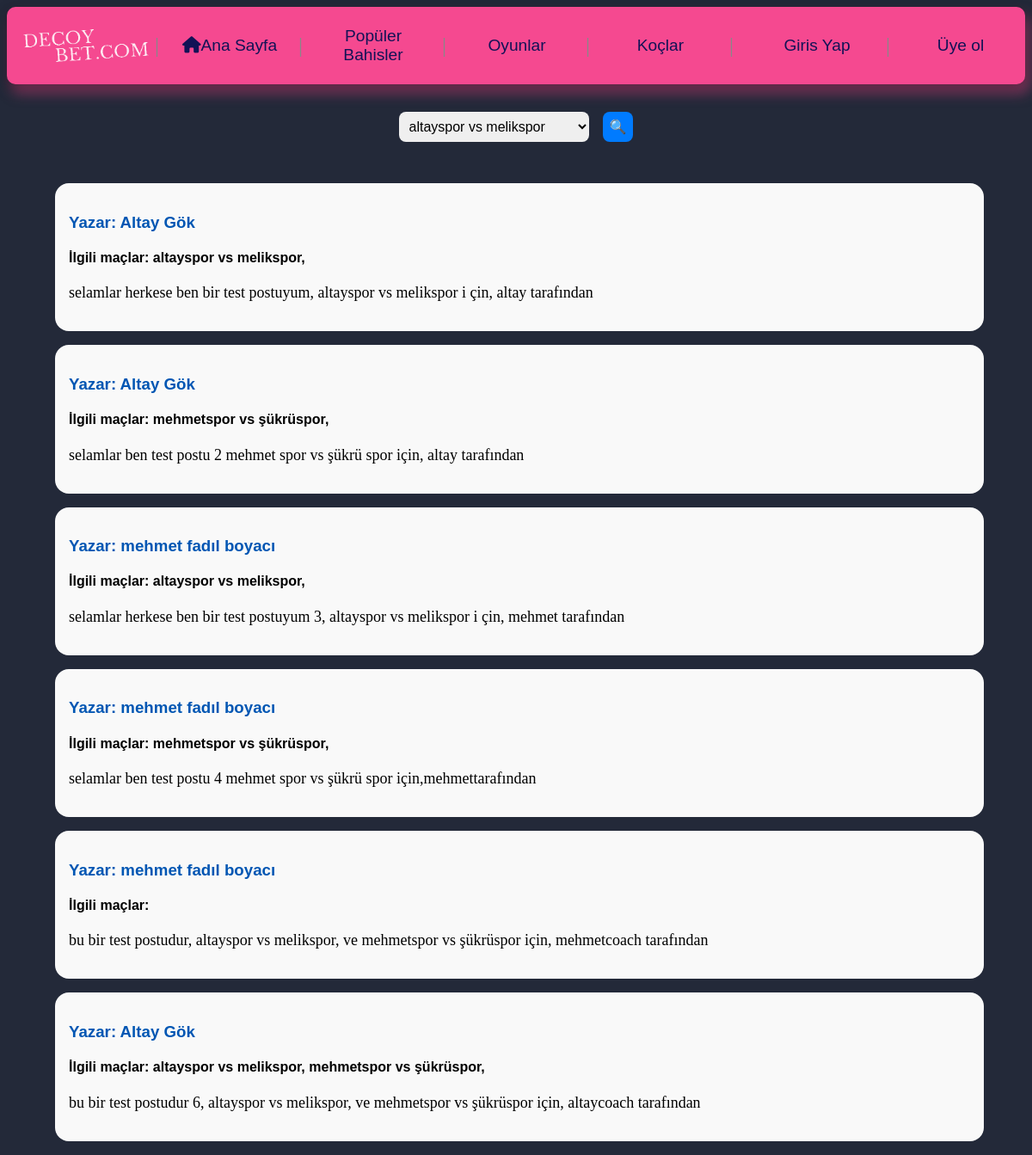
/list_posts, run on an earlier commit of the app's database.
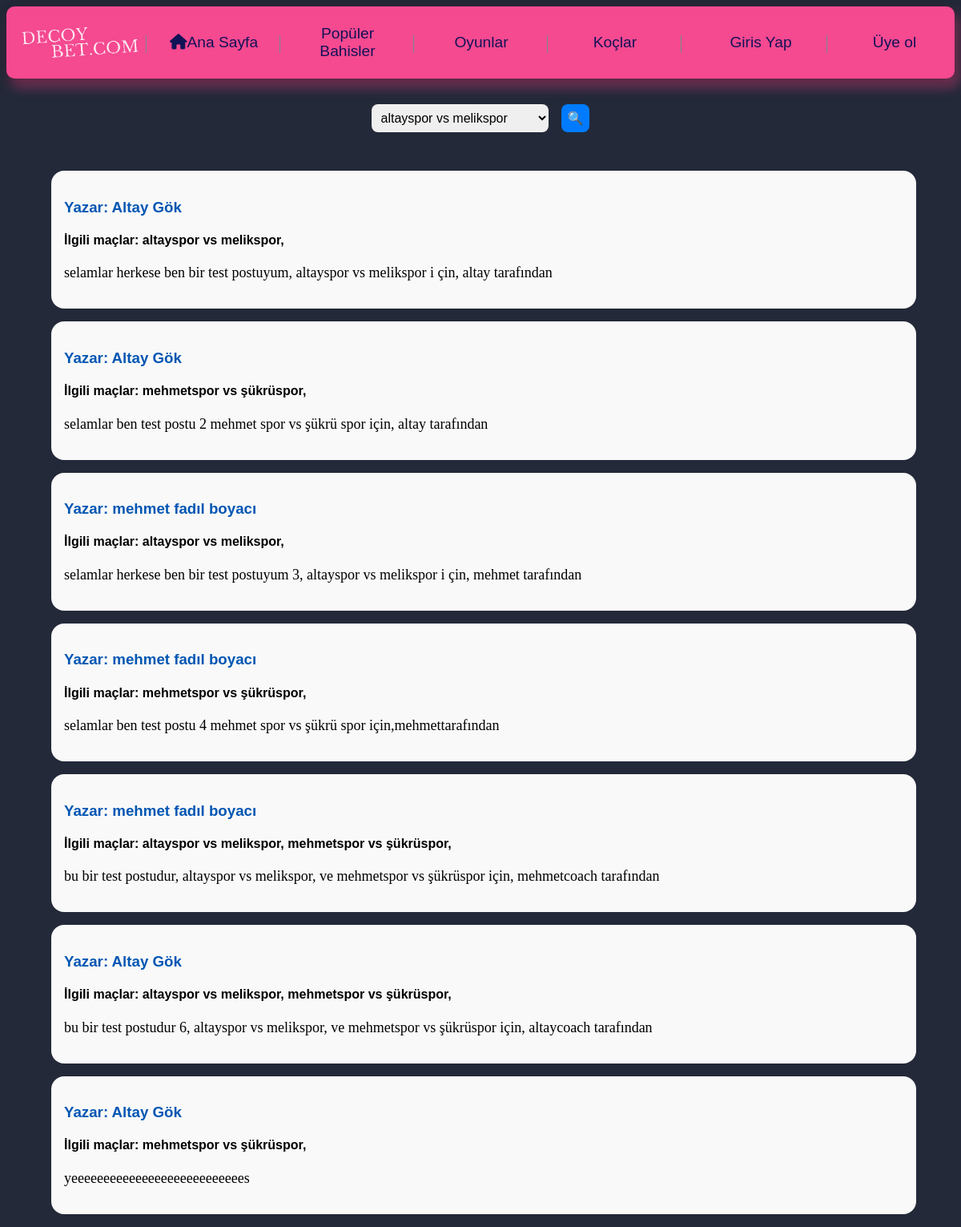
And on a later commit of the database.
### new_page/models.py (models this page shows, shortened)
class Post(models.Model):
    text = models.TextField(("Yorum"), max_length=600)
    Coach = models.ForeignKey(Coach, on_delete=models.CASCADE, default=1)
    match_tag = models.ManyToManyField(Match)

class Coach(models.Model):
    CoachLeague= models.CharField(("Lig Uzmanligi"), max_length=50)
    Coachİmage = models.ImageField((""),upload_to="static/pictures")
    Kullanici = models.OneToOneField(Kullanici, on_delete=models.CASCADE)
    is_featured = models.BooleanField(default=False)

class Kullanici(AbstractUser):
    balance = models.FloatField(blank=True,null=False, default=0)

class Match(models.Model):
    team1 = models.CharField(max_length=100)
    team2 = models.CharField(max_length=100)
    minumum_bet_amount = models.PositiveIntegerField(default =1)
    match_date = models.DateField()
    odds_team1 = models.FloatField()
    odds_draw = models.FloatField()
    odds_team2 = models.FloatField()
    is_featured = models.BooleanField(default=False)

### new_page/views.py (the view)
# urls.py: path('list_posts', PostCall, name='postCall'),
def PostCall(request: HttpRequest):
    if request.method == "GET":
        Posts = Post.objects.all()
        coach = request.GET.get('Coach')
        match_tag = request.GET.get('match_tag')
        if request.GET:
            if coach:
                Posts = Posts.filter(Coach_id=coach)
            if match_tag:
                Posts = Posts.filter(match_tag__id=match_tag)
        match_tags = Match.objects.filter(post__in=Posts).distinct()
        return render(request, 'posts.html', {'posts' : Posts, 'match_tags': match_tags, 'coach':coach})
    else:
        messages.error(request, 'Geçersiz Method')
        return redirect('homepage')

### templates/posts.html (shortened to what this page needs)
<!DOCTYPE html>
<html lang="en">
{% extends "header.html" %}
{% load static %}
{% block content %}
<head>
</head>
<body>
    <div id="posts-html">
        <div class="search-bar">
            <select class="post-select" name="match_tag_select" id="match_tag_select">
                {% for mac in match_tags %}
                <option value="{{mac.id}}">{{mac.team1}} vs {{mac.team2}}</option>
                {% endfor %}
            </select>
            <button class="post-search-btn" onclick="filter_posts('{{coach}}')" >&#128269</button>
            </div>
            <ul>
            {% for post in posts %}
                <li class="post-li-item">
                    <h3>Yazar: {{post.Coach.Kullanici.first_name}} {{post.Coach.Kullanici.last_name}}</h3>
                    <h4>İlgili maçlar:
                        {% for mac in post.match_tag.all %}
                        {{mac.team1}} vs {{mac.team2}},
                        {% endfor %}
                    </h4>
                    <p>{{post.text}}</p>
                </li>
            {% endfor %}
           </ul>
    </div>
</body>
{% endblock content %}

What changed in the data, as far as the page shows it:
changed Post (number 5 of 7 on the later page): gains Match (team1 "altayspor", team2 "melikspor"); gains Match (team1 "mehmetspor", team2 "şükrüspor")
added Post: Coach.Kullanici.first_name "Altay", Coach.Kullanici.last_name "Gök", text "yeeeeeeeeeeeeeeeeeeeeeeeeeees", Match (team1 "mehmetspor", team2 "şükrüspor")
